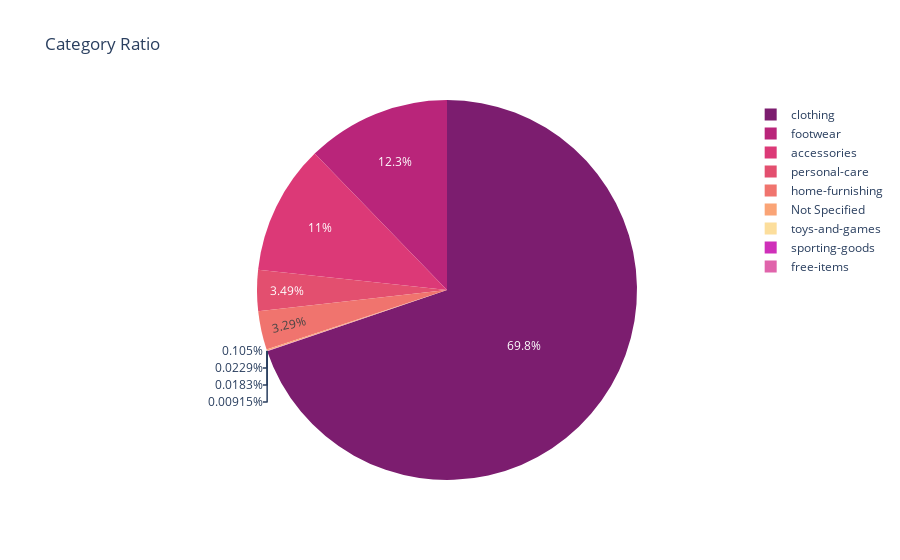

Notebook code for this chart:
### Markdown cell above
# Understanding the Data

### Code cell
vtitle = 'Category Ratio'
vfigure = px.pie(data_frame=df,names='categorical_level_1',title=vtitle, color_discrete_sequence=colour_theme)
vtitle = vtitle.replace(' ','_')
pyo.plot(vfigure,filename=f'{graph_path}/{vtitle}.html',auto_open=False)
vfigure.show()

### Figure 1 — Plotly figure (JSON) as saved in the notebook; plotly's stock layout.template omitted (floating-point values rounded to 4 significant figures; data arrays with more than 128 entries replaced by an {"elided": "..."} marker saying what was removed)
{"data": [{"domain": {"x": [0, 1], "y": [0, 1]}, "hovertemplate": "categorical_level_1=%{label}<extra></extra>", "labels": {"elided": "21851 str values"}, "legendgroup": "", "name": "", "showlegend": true, "type": "pie"}], "layout": {"legend": {"tracegroupgap": 0}, "piecolorway": ["rgb(124, 29, 111)", "rgb(185, 37, 122)", "rgb(220, 57, 119)", "rgb(227, 79, 111)", "rgb(240, 116, 110)", "rgb(250, 164, 118)", "rgb(252, 222, 156)"], "title": {"text": "Category Ratio"}}}
